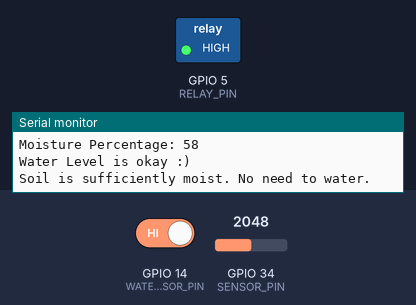
This sketch was run on a simulated ESP32. Parts: switched loads named in the sketch (green lamp = pin HIGH), the last lines printed to the serial monitor. The test bench sets the inputs (shaded band); at power-on: GPIO 34 (SENSOR_PIN) = 2048, GPIO 14 (WATER_SENSOR_PIN) HIGH.

Above: at 4.8 s.
4.9 s: GPIO 34 (SENSOR_PIN) set to 2327
9.9 s: GPIO 34 (SENSOR_PIN) set to 2438
At 12.6 s:
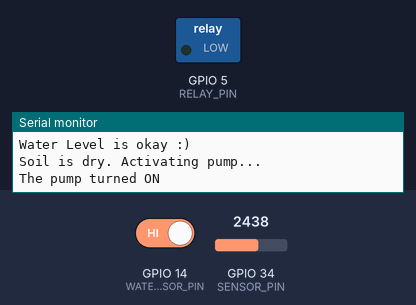
Timing chart, 0 to 14.1 s (numbered marks = the images above; inputs shaded):
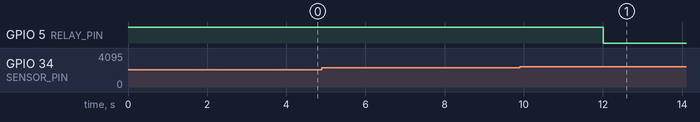

Measured:
- the behaviour switches between 2375 and 2376 on GPIO 34 (SENSOR_PIN) (found by bisection; images 0 and 1)
- after the input at 9.9 s, GPIO 5 (RELAY_PIN): HIGH → LOW after 2.1 s

The sketch:

esp32_autowatering.ino
```cpp
#include <Arduino.h>

// Pin Definitions
#define SENSOR_PIN 34 // Pin connected to the soil moisture sensor
#define RELAY_PIN 5 // Pin connected to the relay which controls the pump
#define WATER_SENSOR_PIN 14 // Pin connected to the wire in the reservoir that works as a low water level indicator

// Pump running time (in milliseconds)
#define WATERING_TIME 10000 // Run pump for 10 seconds when watering

// Variables
int moistureValue = 0; // Initialization of the variable
int moisturePercentage = 0; // Declaring and initializing a variable to calculate moisture percentage
int waterLevel = HIGH; // Initializing the state of the water level sensor that we made by shorting a wire at a certain level when it comes in touch with water

// Declare the functions
void pumpOn(); // Function to turn the pump on
void pumpOff(); // Function to turn the pump off
void checkWaterLevel(); // Function to check when water reservoir level is too low
int convertToPercentage(int Value);  // Function to convert the sensor value to moisture percentage

// Constant values
const int DRY_THRESHOLD = 3500; // Value at which the soil is considered dry (found during calibration)
const int WET_THRESHOLD = 1000; // Value at which the soil is considered wet (found during calibration)
const int PUMP_TRIGGER_PERCENTAGE = 45; // The pump triggers and turns on when the moisture level falls below this value

// We are working with mint leaves and the ideal soil moisture percentage for mint growth is 40%-50%, thus we are using 45% as the ideal moisture percentage and the trigger value

void setup()  {

  // Initialize Serial Monitor for debugging
  Serial.begin(115200);

  // This initializes the pin with its role (input/output)
  pinMode(RELAY_PIN, OUTPUT);
  pinMode(SENSOR_PIN, INPUT);
  pinMode(WATER_SENSOR_PIN, INPUT_PULLUP);

  // Ensure the pump is off initially
  digitalWrite(RELAY_PIN, HIGH);

  // Display a startup message
  Serial.println("Starting Soil Moisture Sensor and Relay Test");
}

void loop() {

   // Read the moisture level from the sensor
  moistureValue = analogRead(SENSOR_PIN);

  // Convert the sensor moisture value to moisture percentage
  moisturePercentage = convertToPercentage(moistureValue);

  Serial.print("Moisture Percentage: ");
  Serial.println(moisturePercentage); // Sends current moisture percentage over USB

  checkWaterLevel();

  if (waterLevel == HIGH) { // This condition is here to ensure that the system will not run if the water level is too low as a safety measure for the water pump
    if (moisturePercentage < PUMP_TRIGGER_PERCENTAGE) { // If moisture level is below the threshold, the soil is dry, so we will water the soil
      Serial.println("Soil is dry. Activating pump...");
      pumpOn(); // Turn on the relay to start the pump
      delay(WATERING_TIME); // Run the pump and water the soil for the specified time
      pumpOff(); // Turn off the relay to stop the pump
      delay(2000); // to give the water & moisture sensor some time to balance itself before we check moisture
    } else {
        Serial.println("Soil is sufficiently moist. No need to water."); // Display while moisture level is above the threshold
    }
  }
  delay(4000); // Wait for a few seconds before checking again
}

int convertToPercentage(int Value) {
  float fpercentage = ((DRY_THRESHOLD - Value)*1.0)/((DRY_THRESHOLD - WET_THRESHOLD)*1.0)*100.0; // Equation to convert the value into percentage
  int percentage = (int) fpercentage; // Typecasting to integer values of percentage
  return percentage;
}

void checkWaterLevel() {
  waterLevel = digitalRead(WATER_SENSOR_PIN);
  if (waterLevel == LOW) {
    Serial.println("WARNING! Water Refill Needed!");
  } else if (waterLevel == HIGH) {
    Serial.println("Water Level is okay :)");
  }
}

void pumpOn() {
  digitalWrite(RELAY_PIN, LOW);
  Serial.println("The pump turned ON");
}

void pumpOff() {
  digitalWrite(RELAY_PIN, HIGH);
  Serial.println("The pump turned OFF");
}
```
